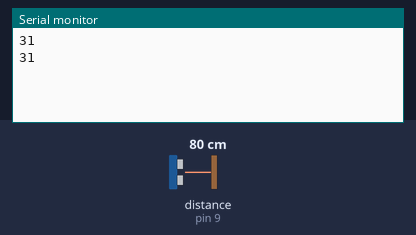
Bench run of a sketch on a simulated Arduino Uno, built with avr-gcc and run on an emulated ATmega328P. Shown: the last lines printed to the serial monitor. The inputs (shaded band) are chosen by the test bench; at power-on: distance to the obstacle (sensor on pin 9) 80 cm. The echo pulse lasts 58.3 µs per cm.

Above: at 1.8 s.
1.9 s: distance to the obstacle (sensor on pin 9) set to 2 cm
At 2.8 s:
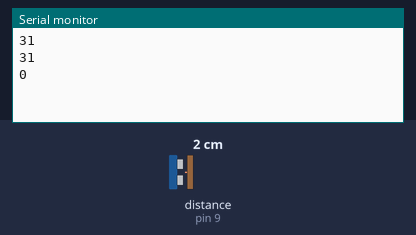
3.4 s: distance to the obstacle (sensor on pin 9) set to 4 cm
At 4.8 s:
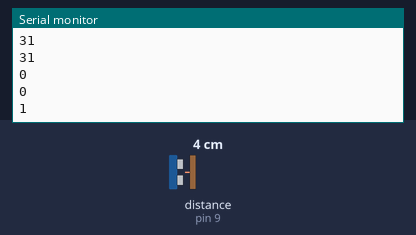
Timing chart, 0 to 6.4 s (numbered marks = the images above; inputs shaded):
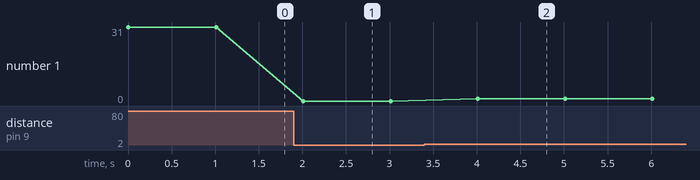

Measured:
- after the input at 1.9 s, the serial monitor: prints a new line after 0.11 s (image 1)
- after the input at 3.4 s, the serial monitor: prints a new line after 0.61 s (image 2)
- plotted number 1: 31 → 0 after the input at 1.9 s, 0 → 1 after the input at 3.4 s

The sketch:

sonar.ino
```cpp
#include <NewPing.h>

#define TrigPin 8
#define EchoPin 9

NewPing sonar(TrigPin, EchoPin);

long duration, distance;

void setup() {
    Serial.begin(115200);
}

void loop() {
    distance = sonar.ping_in();
    Serial.println(distance);

    delay(1000);
}
```
